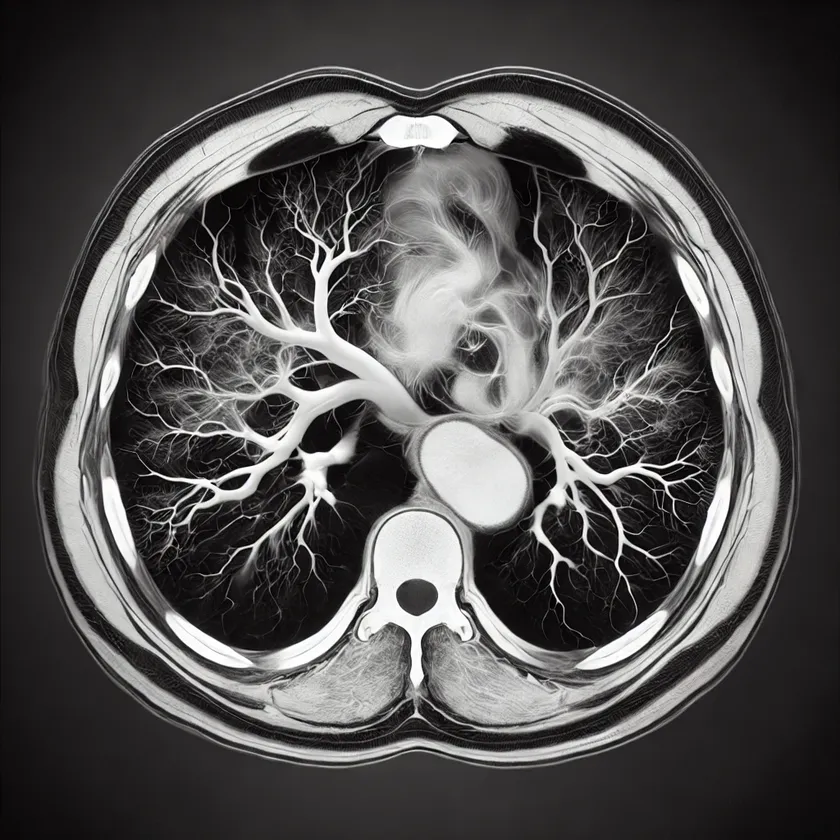
#> input picture Segmentation/From area perspective/Data/brain.webp, 840 x 840 px, shrunk from 1024 x 1024 before the run
$ jupyter execute --allow-errors notebook.ipynb
#> lines starting #> are read from the running program, lines starting #| are printed output that depends on the picture; after the words box and inside, x2 and y2 are one past the last pixel; in counts of white or black regions, pixels touching at a corner belong together
<h1 align=center style="line-height:200%;font-family:vazir;color:#0099cc">
<font face="vazir" color="#0099cc">
از دید ناحیه
</font>
</h1>

<h2 align=right style="line-height:200%;font-family:vazir;color:#0099cc">
<font face="vazir" color="#0099cc">
مقدمه
</font>
</h2>

<p dir=rtl style="direction: rtl;text-align: right;line-height:200%;font-family:vazir;font-size:medium">
<font face="vazir" size=3>
در این تمرین قصد داریم تا با استفاده از قطعه‌بندی مبتنی بر ناحیه، قطعه‌بندی را انجام دهیم.
</font>
</p>

[cell 1]
import cv2
import numpy as np
import matplotlib.pyplot as plt

<h3 align=right style="line-height:200%;font-family:vazir;color:#0099cc">
<font face="vazir" color="#0099cc">
مرحله اول: وارد کردن تصویر
</font>
</h3>

<p dir=rtl style="direction: rtl;text-align: right;line-height:200%;font-family:vazir;font-size:medium">
<font face="vazir" size=3>
ابتدا تصویر زیر را بصورت خاکستری بخوانید.
<br>
brain.webp
</font>
</p>

<p dir=rtl style="direction: rtl;text-align: right;line-height:200%;font-family:vazir;font-size:medium">
<font face="vazir" size=3>
همچنین در صورتیکه نیاز به اعمال پیش‌پردازش میباشد آنرا نیز در این مرحله انجام دهید.
</p>

[cell 2]
img = cv2.imread("./Data/brain.webp", cv2.IMREAD_GRAYSCALE)
#> img: shape (840, 840); min 0, max 255, mean 81.6

plt.imshow(img, "gray")
plt.axis("off")
plt.show()

<h3 align=right style="line-height:200%;font-family:vazir;color:#0099cc">
<font face="vazir" color="#0099cc">
مرحله دوم: پیاده‌سازی گسترش ناحیه
</font>
</h3>

<p dir=rtl style="direction: rtl;text-align: right;line-height:200%;font-family:vazir;font-size:medium">
<font face="vazir" size=3>
برای قطعه‌بندی ما از رویکرد گسترش‌ناحیه یا Region Growing استفاده می‌کنیم. شما باید آنرا پیاده‌سازی کنید.
    <br>
    پس از پیاده‌سازی و انجام قطعه‌بندی، باید تصویر قطعه‌بندی شده را ذخیره کنید. توجه کنید که پیش‌زمینه حتما سیاه باشد و پس‌زمینه حتما سفید باشد. تصویر را به نام زیر ذخیره کنید:
    <br>
    region_segment.jpg
</font>
</p>

[cell 3]
def region_growing(img, seed, threshold):
    height, width = img.shape
    visited = np.zeros((height, width), dtype=bool)
    region = np.zeros_like(img, dtype=np.uint8)

    seed_value = img[seed]
    stack = [seed]

    while stack:
        x, y = stack.pop()
        if visited[x, y]:
            continue

        visited[x, y] = True
        intensity_diff = abs(int(img[x, y]) - int(seed_value))

        if intensity_diff <= threshold:
            region[x, y] = 255
            for dx in [-1, 0, 1]:
                for dy in [-1, 0, 1]:
                    nx, ny = x + dx, y + dy
                    if (0 <= nx < height) and (0 <= ny < width):
                        if not visited[nx, ny]:
                            stack.append((nx, ny))
    return region


img_gaussian = cv2.GaussianBlur(img, (3, 3), 0)
seed = (100, 100)
thresholds = [50, 100, 150, 200]

results = []
for t in thresholds:
    region = region_growing(img_gaussian, seed, t)
    results.append((t, cv2.bitwise_not(region)))
#> this loop made 4 passes
#> pass 1, `region = region_growing(img_gaussian, seed, t)`:
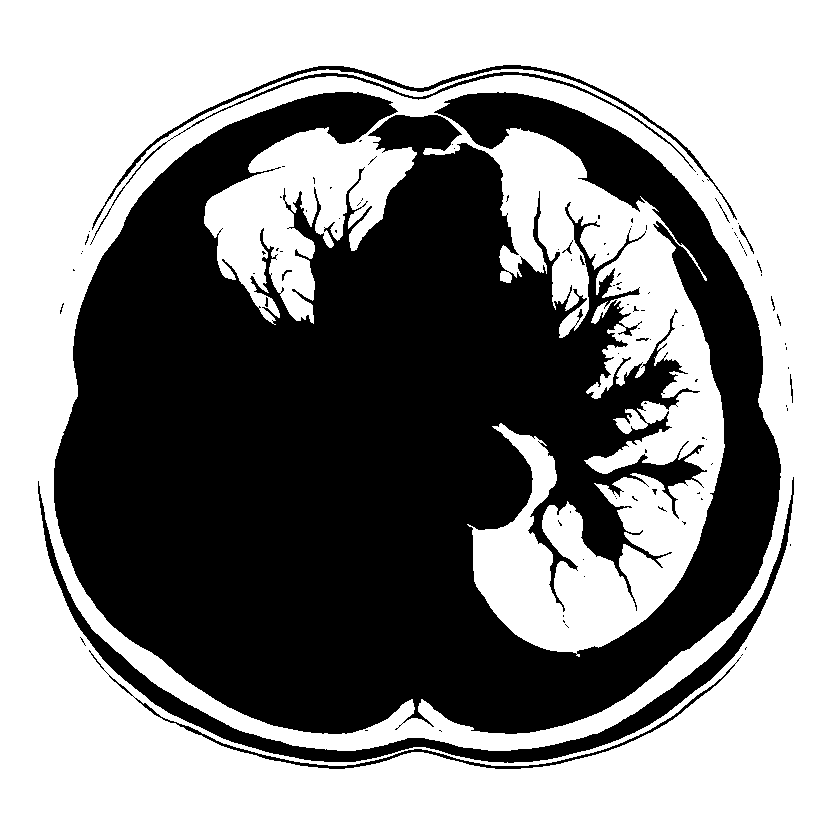
#> region: shape (840, 840); 55.4% white; 101 black regions (87 under 20 px), largest, box (x1, y1, x2, y2) and area: (54, 92, 781, 734) 296430, (38, 477, 794, 763) 11806, (92, 65, 737, 230) 2487
#> pass 2, `region = region_growing(img_gaussian, seed, t)`:
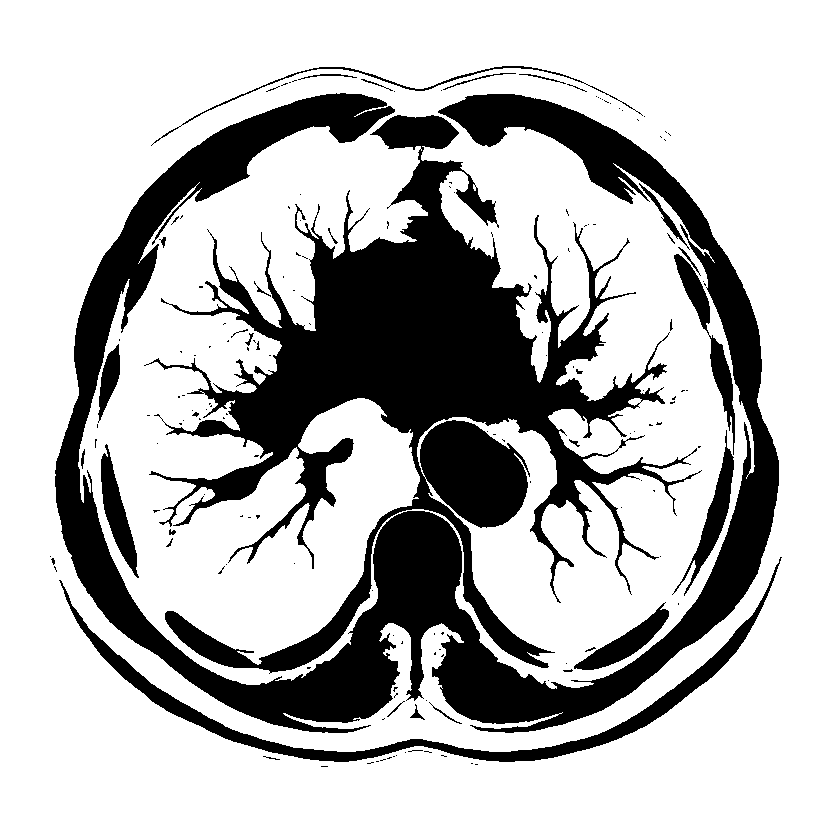
#> region: shape (840, 840); 73.1% white; 166 black regions (134 under 20 px), largest, box (x1, y1, x2, y2) and area: (144, 115, 702, 674) 86727, (55, 93, 779, 733) 82525, (59, 557, 782, 762) 8997
#> pass 3, `region = region_growing(img_gaussian, seed, t)`:
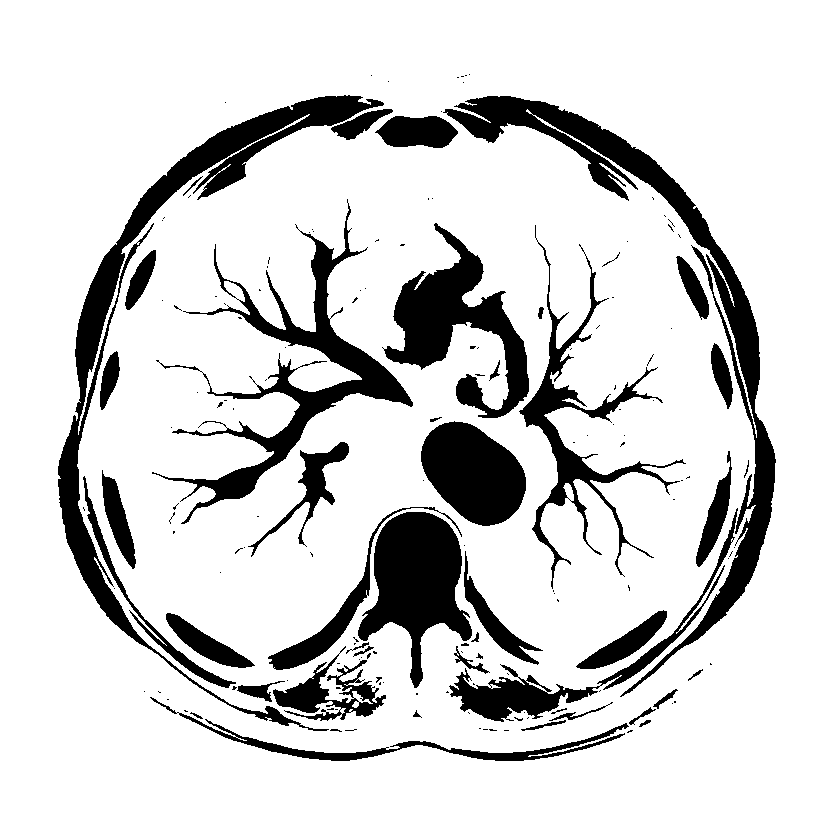
#> region: shape (840, 840); 83.8% white; 166 black regions (120 under 20 px), largest, box (x1, y1, x2, y2) and area: (443, 96, 776, 697) 17652, (58, 95, 384, 731) 16853, (152, 199, 413, 524) 11782
#> after the loop:
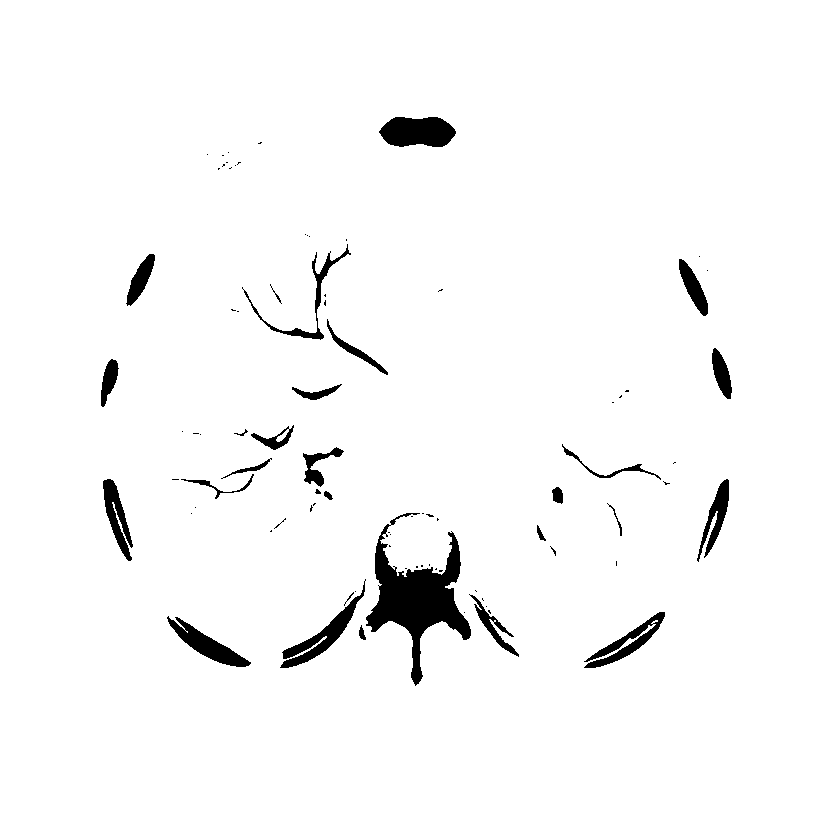
#> region: shape (840, 840); 97.1% white; 86 black regions (57 under 20 px), largest, box (x1, y1, x2, y2) and area: (366, 513, 471, 686) 6069, (379, 117, 456, 147) 1843, (280, 579, 366, 668) 1492
#> after the loop, results = 4 items


fig, axs = plt.subplots(1, len(thresholds), figsize=(20, 5))
for i, (t, r) in enumerate(results):
    axs[i].imshow(r, cmap="gray")
    axs[i].set_title(f"Threshold: {t}")
    axs[i].axis("off")
#> this loop made 4 passes
#> t on passes 1 to 4: 50, 100, 150, 200
plt.tight_layout()
plt.show()
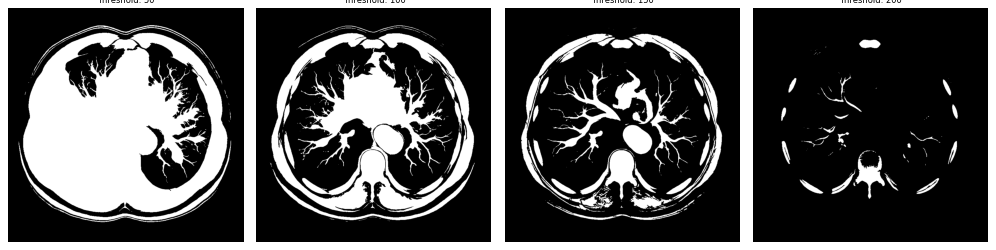
#> figure drawn by matplotlib, 4 panels

cv2.imwrite("region_segment.jpg", cv2.cvtColor(results[1][1], cv2.COLOR_GRAY2RGB))
#> Out = True

<h3 align=right style="line-height:200%;font-family:vazir;color:#0099cc">
<font face="vazir" color="#0099cc">
مرحله سوم: سلول جواب‌ساز
</font>
</h3>

<p dir=rtl style="direction: rtl;text-align: right;line-height:200%;font-family:vazir;font-size:medium">
<font face="vazir" size=3>
بدون هیچگونه تغییری، این سلول را اجرا کنید تا فایل پاسخ شما آماده شود.
</font>
</p>

[cell 4]
import zipfile

def compress(file_names):
    print("File Paths:")
    print(file_names)
    # Select the compression mode ZIP_DEFLATED for compression
    # or zipfile.ZIP_STORED to just store the file
    compression = zipfile.ZIP_DEFLATED
    # create the zip file first parameter path/name, second mode
    with zipfile.ZipFile("result.zip", mode="w") as zf:
        for file_name in file_names:
            # Add file to the zip file
            # first parameter file to zip, second filename in zip
            zf.write('./' + file_name, file_name, compress_type=compression)


file_names = ["notebook.ipynb", "region_segment.jpg"]
#> (the rest of this cell did not finish here and is left out)
